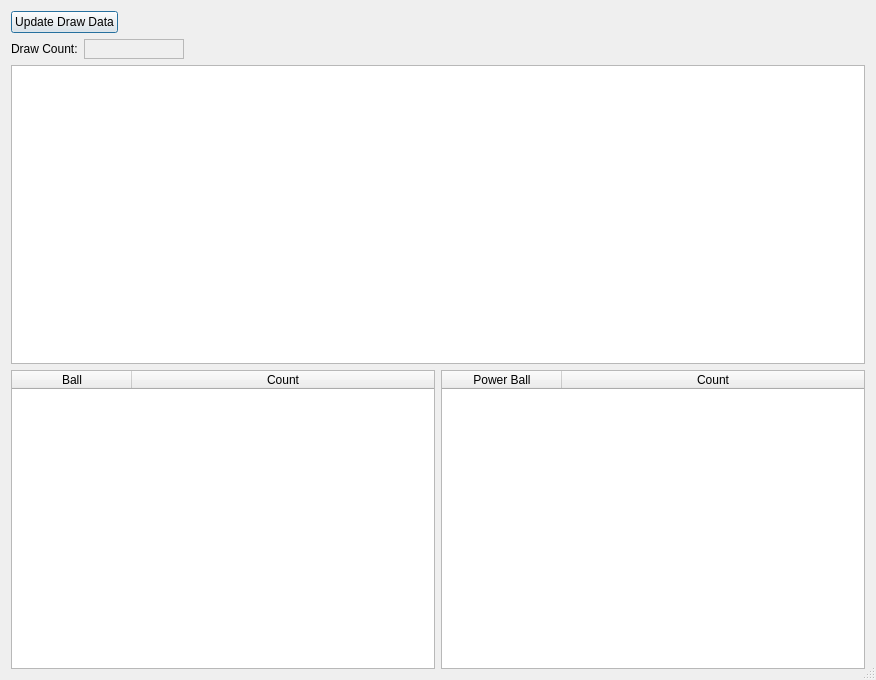
<?xml version="1.0" encoding="UTF-8"?>
<ui version="4.0">
 <class>LottoWindow</class>
 <widget class="QDialog" name="LottoWindow">
  <property name="geometry">
   <rect>
    <x>0</x>
    <y>0</y>
    <width>876</width>
    <height>680</height>
   </rect>
  </property>
  <property name="windowTitle">
   <string>Powerball</string>
  </property>
  <property name="sizeGripEnabled">
   <bool>true</bool>
  </property>
  <layout class="QVBoxLayout" name="verticalLayout">
   <item>
    <layout class="QHBoxLayout" name="horizontalLayout">
     <item>
      <widget class="QPushButton" name="_updateDrawData">
       <property name="text">
        <string>Update Draw Data</string>
       </property>
      </widget>
     </item>
     <item>
      <spacer name="horizontalSpacer">
       <property name="orientation">
        <enum>Qt::Horizontal</enum>
       </property>
       <property name="sizeHint" stdset="0">
        <size>
         <width>40</width>
         <height>20</height>
        </size>
       </property>
      </spacer>
     </item>
    </layout>
   </item>
   <item>
    <layout class="QHBoxLayout" name="horizontalLayout_3">
     <item>
      <widget class="QLabel" name="label">
       <property name="text">
        <string>Draw Count:</string>
       </property>
      </widget>
     </item>
     <item>
      <widget class="QLabel" name="_drawCount">
       <property name="minimumSize">
        <size>
         <width>100</width>
         <height>0</height>
        </size>
       </property>
       <property name="frameShape">
        <enum>QFrame::StyledPanel</enum>
       </property>
       <property name="frameShadow">
        <enum>QFrame::Sunken</enum>
       </property>
       <property name="text">
        <string/>
       </property>
       <property name="alignment">
        <set>Qt::AlignRight|Qt::AlignTrailing|Qt::AlignVCenter</set>
       </property>
      </widget>
     </item>
     <item>
      <spacer name="horizontalSpacer_2">
       <property name="orientation">
        <enum>Qt::Horizontal</enum>
       </property>
       <property name="sizeHint" stdset="0">
        <size>
         <width>40</width>
         <height>20</height>
        </size>
       </property>
      </spacer>
     </item>
    </layout>
   </item>
   <item>
    <widget class="QTableView" name="_drawTable">
     <property name="editTriggers">
      <set>QAbstractItemView::NoEditTriggers</set>
     </property>
     <property name="selectionMode">
      <enum>QAbstractItemView::NoSelection</enum>
     </property>
     <property name="selectionBehavior">
      <enum>QAbstractItemView::SelectRows</enum>
     </property>
     <attribute name="horizontalHeaderStretchLastSection">
      <bool>true</bool>
     </attribute>
     <attribute name="verticalHeaderVisible">
      <bool>false</bool>
     </attribute>
    </widget>
   </item>
   <item>
    <layout class="QHBoxLayout" name="horizontalLayout_2">
     <item>
      <widget class="QTableWidget" name="_ballFreqTable">
       <attribute name="horizontalHeaderDefaultSectionSize">
        <number>120</number>
       </attribute>
       <attribute name="horizontalHeaderStretchLastSection">
        <bool>true</bool>
       </attribute>
       <attribute name="verticalHeaderVisible">
        <bool>false</bool>
       </attribute>
       <column>
        <property name="text">
         <string>Ball</string>
        </property>
       </column>
       <column>
        <property name="text">
         <string>Count</string>
        </property>
       </column>
      </widget>
     </item>
     <item>
      <widget class="QTableWidget" name="_pBallFreqTable">
       <attribute name="horizontalHeaderDefaultSectionSize">
        <number>120</number>
       </attribute>
       <attribute name="horizontalHeaderStretchLastSection">
        <bool>true</bool>
       </attribute>
       <attribute name="verticalHeaderVisible">
        <bool>false</bool>
       </attribute>
       <attribute name="verticalHeaderHighlightSections">
        <bool>false</bool>
       </attribute>
       <column>
        <property name="text">
         <string>Power Ball</string>
        </property>
       </column>
       <column>
        <property name="text">
         <string>Count</string>
        </property>
       </column>
      </widget>
     </item>
    </layout>
   </item>
  </layout>
 </widget>
 <layoutdefault spacing="6" margin="11"/>
 <resources/>
 <connections/>
</ui>
